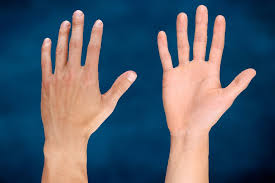
#> input picture kmeans/2hand.jpeg, 275 x 183 px
$ python kmeans_3d.py
#> lines starting #> are read from the running program, lines starting #| are printed output that depends on the picture; after the words box and inside, x2 and y2 are one past the last pixel; in counts of white or black regions, pixels touching at a corner belong together
import numpy as np
import cv2
from typing import Tuple, List
import matplotlib.pyplot as plt
from mpl_toolkits.mplot3d import Axes3D

class KMeans:
    def __init__(self, k: int, max_iters: int = 100):
        self.k = k
        self.max_iters = max_iters
        self.centroids = None
        self.history = []

    def fit(self, X: np.ndarray) -> np.ndarray:
        idx = np.random.choice(len(X), self.k, replace=False)
        self.centroids = X[idx]

        for _ in range(self.max_iters):
            self.history.append(self.centroids.copy())

            # Assign points to nearest centroid
            # distances = np.sqrt(((X - self.centroids[:, np.newaxis])**2).sum(axis=2))
            distances = self.compute_distances(X, self.centroids)
            labels = np.argmin(distances, axis=0)

            new_centroids = np.array([X[labels == k].mean(axis=0) for k in range(self.k)])

            if np.all(self.centroids == new_centroids):
                break

            self.centroids = new_centroids

        return labels

    def compute_distances(self, X: np.ndarray, centroids: np.ndarray) -> np.ndarray:
        centroids_expanded = centroids[:, np.newaxis]

        squared_diff = (X - centroids_expanded) ** 2
        sum_squared_diff = np.sum(squared_diff, axis=2)

        distances = np.sqrt(sum_squared_diff)

        return distances


def visualize_3d_clustering(img_path: str, k: int = 2, sample_size: int = 1000):
#> called with img_path = '2hand.jpeg', k = 2, sample_size = 1000
    img = cv2.imread(img_path)
#> img is the input picture: shape (183, 275, 3); mean B, G, R 108.6, 92.8, 79.5
    img = cv2.cvtColor(img, cv2.COLOR_BGR2RGB)
    pixels = img.reshape(-1, 3)

    indices = np.random.choice(len(pixels), sample_size, replace=False)
#> indices = 1000 values, max 50229 at index 131, min 134 at index 941, mean 25854.1
    sampled_pixels = pixels[indices]
#> sampled_pixels = 1000 rows, first 8: [255, 187, 164], [1, 70, 111], [255, 200, 188], [0, 55, 94], [36, 68, 93], [0, 29, 59], [247, 186, 168], [0, 46, 79]

    kmeans = KMeans(k=k)
    labels = kmeans.fit(sampled_pixels)
#> in fit, `idx = np.random.choice(len(X), self.k, replace=False)`: idx = [745, 656]
#> in fit, `self.centroids = X[idx]`: self.centroids = [[245, 187, 167], [1, 53, 90]]
#> the loop in fit, `for _ in range(self.max_iters):` made 4 passes
#> (centroids_expanded in compute_distances, self.centroids) on passes 1 to 3: ([[245, 187, 167], [1, 53, 90]], [[151.6, 133.6, 131.6], [49.61, 76.19, 99.17]]), ([[151.6, 133.6, 131.6], [49.61, 76.19, 99.17]], [[222.9, 169.3, 146.8], [2.83, 52.39, 88.44]]), ([[222.9, 169.3, 146.8], [2.83, 52.39, 88.44]], [[223.6, 169.6, 147], [3.15, 52.56, 88.53]])
#> new_centroids on pass 4: [[223.6, 169.6, 147], [3.15, 52.56, 88.53]]
#> after the loop in fit, `for _ in range(self.max_iters):`: self.history = [[[245, 187, 167], [1, 53, 90]], [[151.6, 133.6, 131.6], [49.61, 76.19, 99.17]], [[222.9, 169.3, 146.8], [2.83, 52.39, 88.44]], [[223.6, 169.6, 147], [3.15, 52.56, 88.53]]]
#> labels = 1000 values, max 1 at index 1, min 0 at index 0, mean 0.643

    fig = plt.figure(figsize=(15, 5))

    ax1 = fig.add_subplot(131, projection='3d')
    ax1.scatter(sampled_pixels[:, 0], sampled_pixels[:, 1], sampled_pixels[:, 2],
                c=sampled_pixels/255, marker='o', s=20)
    ax1.set_title('Original Points')
    ax1.set_xlabel('Red')
    ax1.set_ylabel('Green')
    ax1.set_zlabel('Blue')

    ax2 = fig.add_subplot(132, projection='3d')
    scatter = ax2.scatter(sampled_pixels[:, 0], sampled_pixels[:, 1], sampled_pixels[:, 2],
                         c=labels, cmap='viridis', marker='o', s=20, zorder=1)
    ax2.scatter(kmeans.centroids[:, 0], kmeans.centroids[:, 1], kmeans.centroids[:, 2],
                c='red', marker='x', s=400, linewidths=5, zorder=5)
    ax2.set_title('Clustered Points')
    ax2.set_xlabel('Red')
    ax2.set_ylabel('Green')
    ax2.set_zlabel('Blue')

    plt.tight_layout()
    plt.show()
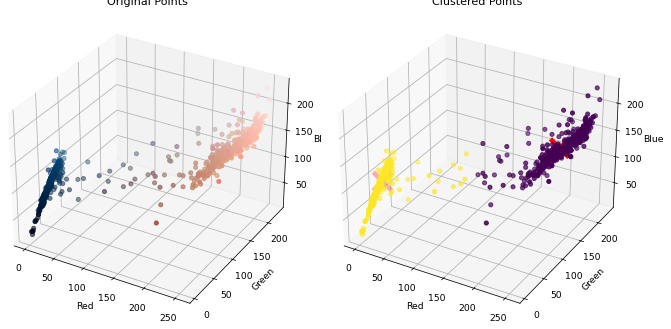
#> figure drawn by matplotlib, 2 panels

def detect_skin(image_path: str, k: int = 2) -> Tuple[np.ndarray, List[np.ndarray]]:
    img = cv2.imread(image_path)
    img = cv2.cvtColor(img, cv2.COLOR_BGR2RGB)
    pixels = img.reshape(-1, 3)

    kmeans = KMeans(k=k)
    labels = kmeans.fit(pixels)
#> the loop in fit (call 2), `for _ in range(self.max_iters):` made 5 passes
#> (centroids_expanded in compute_distances, self.centroids) on passes 1 to 4: ([[0, 50, 89], [1, 65, 103]], [[79.12, 89.63, 104.6], [79.87, 96.25, 112.8]]), ([[79.12, 89.63, 104.6], [79.87, 96.25, 112.8]], [[3.27, 52.4, 88.29], [224.2, 169.6, 147]]), ([[3.27, 52.4, 88.29], [224.2, 169.6, 147]], [[3.15, 52.49, 88.5], [225.3, 169.9, 146.9]]), ([[3.15, 52.49, 88.5], [225.3, 169.9, 146.9]], [[3.2, 52.51, 88.5], [225.4, 170, 146.9]])
#> new_centroids on pass 5: [[3.2, 52.51, 88.5], [225.4, 170, 146.9]]

    segmented = labels.reshape(img.shape[:2])
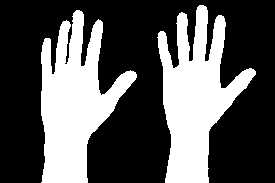
#> segmented: shape (183, 275) int64; values 0 (black) and 1 (white), 34.3% white; 2 white regions, box (x1, y1, x2, y2) and area: (41, 10, 137, 183) 8693, (157, 5, 256, 183) 8582

    clusters = []
    for i in range(k):
        cluster_mask = (segmented == i).astype(np.uint8)
        cluster = img.copy()
        cluster[cluster_mask == 0] = 0
        clusters.append(cluster)
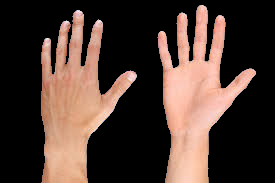
#> cluster: shape (183, 275, 3); mean R, G, B 77.4, 58.3, 50.4
#> after the loop, clusters = 2 items

    brightness_scores = []
    for cluster in clusters:
        brightness = np.mean(cv2.cvtColor(cluster, cv2.COLOR_RGB2GRAY))
        brightness_scores.append(brightness)
#> this loop made 2 passes
#> brightness on passes 1 to 2: 27.48, 63.14
#> after the loop, brightness_scores = [27.48, 63.14]

    skin_cluster_idx = np.argmax(brightness_scores)
#> skin_cluster_idx = 1
    skin_mask = (segmented == skin_cluster_idx).astype(np.uint8)

    return skin_mask, clusters

def visualize_results(img_path: str, k: int = 2):
    skin_mask, clusters = detect_skin(img_path, k)
#> clusters = 2 items
    img = cv2.imread(img_path)
    img = cv2.cvtColor(img, cv2.COLOR_BGR2RGB)
    skin_detected = img.copy()
    skin_detected[skin_mask == 0] = 0

    plt.figure(figsize=(15, 5))

    plt.subplot(131)
    plt.imshow(img)
    plt.title('Original Image')
    plt.axis('off')

    plt.subplot(132)
    plt.imshow(skin_mask, cmap='gray')
    plt.title('Skin Mask')
    plt.axis('off')

    plt.subplot(133)
    plt.imshow(skin_detected)
    plt.title('Detected Skin')
    plt.axis('off')

    plt.tight_layout()
    plt.show()
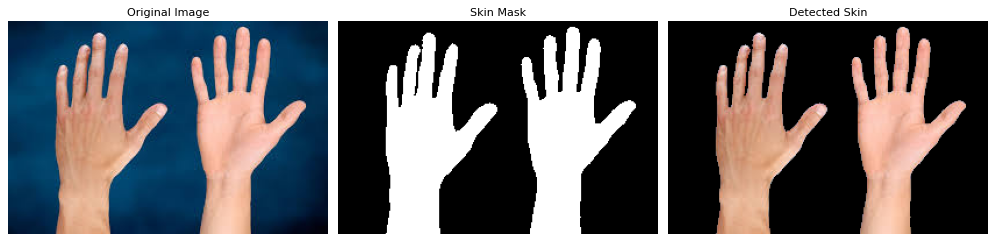
#> figure drawn by matplotlib, 3 panels


from multiprocessing import Process

def run_visualizations_multiprocess(image_path: str, k: int = 2):
    """Run visualizations using multiple processes"""
    p1 = Process(target=visualize_3d_clustering, args=(image_path,k))
    p2 = Process(target=visualize_results, args=(image_path,k))

    p1.start()
    p2.start()

    p1.join()
    p2.join()

run_visualizations_multiprocess("2hand.jpeg", 2)

$ run again, with kmeans/image.png saved as kmeans/2hand.jpeg
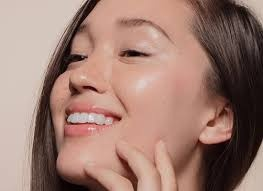
#> input picture kmeans/image.png, 263 x 191 px
#> in visualize_3d_clustering, img is the input picture: shape (191, 263, 3); mean B, G, R 112.7, 123.8, 157.2
#> indices = 1000 values, max 50175 at index 752, min 134 at index 856, mean 25448.6
#> sampled_pixels = 1000 rows, first 8: [206, 157, 142], [190, 149, 129], [21, 11, 10], [215, 169, 156], [130, 77, 59], [204, 158, 142], [182, 163, 149], [212, 195, 187]
#> idx = [851, 156]
#> in fit, `self.centroids = X[idx]`: self.centroids = [[195, 150, 129], [124, 71, 53]]
#> the loop in fit, `for _ in range(self.max_iters):` made 6 passes
#> (centroids_expanded in compute_distances, self.centroids) on passes 1 to 4: ([[195, 150, 129], [124, 71, 53]], [[163.4, 127.8, 116.2], [150.1, 117.8, 107.3]]), ([[163.4, 127.8, 116.2], [150.1, 117.8, 107.3]], [[203.5, 164.3, 150.5], [74.17, 48.94, 42.62]]), ([[203.5, 164.3, 150.5], [74.17, 48.94, 42.62]], [[201.1, 161.8, 148], [65.83, 42.37, 36.82]]), ([[201.1, 161.8, 148], [65.83, 42.37, 36.82]], [[200.7, 161.3, 147.6], [64.52, 41.46, 36.01]])
#> after the loop in fit, `for _ in range(self.max_iters):`: self.history = 6 items
#> labels = 1000 values, max 1 at index 2, min 0 at index 0, mean 0.31
#> the loop in fit (call 2), `for _ in range(self.max_iters):` made 8 passes
#> (centroids_expanded in compute_distances, self.centroids) on passes 1 to 4: ([[15, 3, 3], [74, 41, 32]], [[154.2, 119.8, 108.8], [159.7, 127.1, 115.9]]), ([[154.2, 119.8, 108.8], [159.7, 127.1, 115.9]], [[76.93, 50.97, 44.52], [203.8, 166.1, 152.3]]), ([[76.93, 50.97, 44.52], [203.8, 166.1, 152.3]], [[67.9, 44.28, 38.59], [201.4, 163.2, 149.4]]), ([[67.9, 44.28, 38.59], [201.4, 163.2, 149.4]], [[65.66, 42.63, 37.15], [200.7, 162.4, 148.6]])
#> segmented: shape (191, 263) int64; values 0 (black) and 1 (white), 68% white; 28 black regions (19 under 20 px), largest, box (x1, y1, x2, y2) and area: (173, 0, 263, 191) 10671, (31, 0, 110, 191) 4314, (116, 152, 138, 191) 290
#> after the loop in detect_skin, `for i in range(k):`:
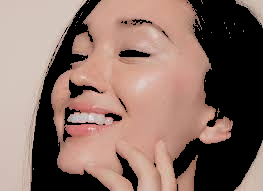
#> cluster: shape (191, 263, 3); mean R, G, B 136.4, 110.3, 100.9
#> after the loop in detect_skin, `for i in range(k):`: clusters = 2 items
#> the loop in detect_skin, `for cluster in clusters:` made 2 passes
#> brightness on passes 1 to 2: 15.5, 117
#> after the loop in detect_skin, `for cluster in clusters:`: brightness_scores = [15.5, 117]
#> skin_cluster_idx = 1
#> in visualize_results, `skin_mask, clusters = detect_skin(img_path, k)`: clusters = 2 items
#> in visualize_results, `plt.show()`:
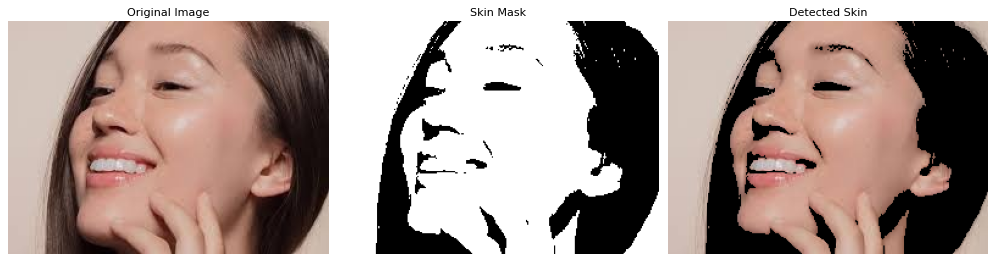
#> figure drawn by matplotlib, 3 panels
